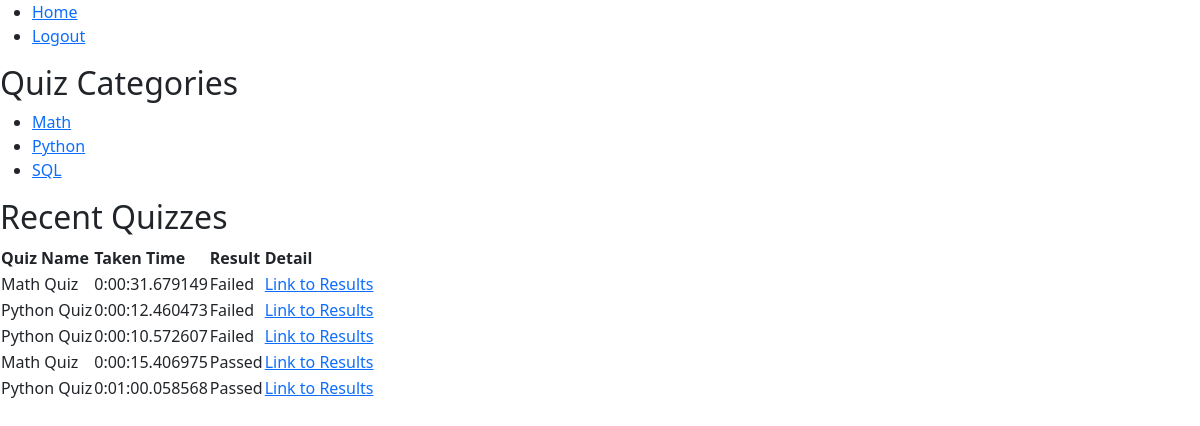
Before: /home/ (signed in) with the older database file.
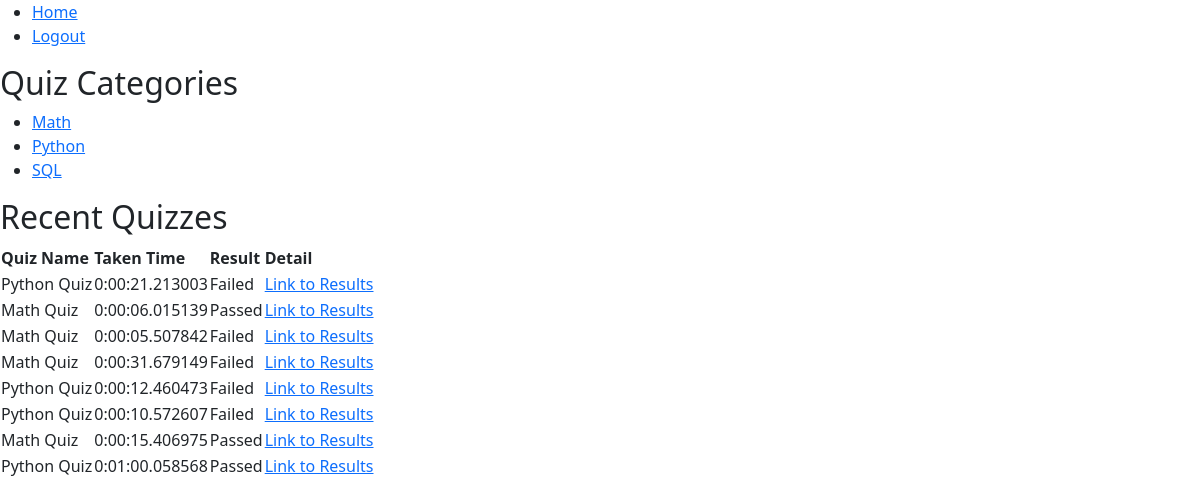
After: the same page with the newer database file.
### apps/web/models.py (models this page shows, shortened)
class Category(models.Model):
    name = models.CharField(max_length=50)
    is_active = models.BooleanField(default=True)

class Quiz(models.Model):
    user = models.ForeignKey(settings.AUTH_USER_MODEL, on_delete=models.CASCADE, related_name="quizzes_user")
    category = models.ForeignKey(Category, on_delete=models.CASCADE, related_name="quizzes_cat")
    name = models.CharField(max_length=255)
    time_start = models.DateTimeField(default=timezone.now)
    time_end = models.DateTimeField(null=True, blank=True)
    STATUS_CHOICES = (
        ('ongoing', 'Ongoing'),
        ('completed', 'Completed'),
    )
    status = models.CharField(max_length=10, choices=STATUS_CHOICES, default='ongoing')
    def calculate_duration(self):
        if self.time_end:
            return self.time_end - self.time_start
        else:
            return timezone.now() - self.time_start
    def get_score(self):
        correct_answers_count = self.quiz_questions_quiz.filter(user_choice__is_correct=True).count()
        return correct_answers_count
    def get_result(self):
        score = self.get_score()
        return 'Passed' if score >= 3 else 'Failed'

### apps/web/views.py (the view)
# urls.py: 2. Add a URL to urlpatterns:  path('', views.home, name='home')
class home(LoginRequiredMixin, ListView):
    model = Quiz
    template_name = 'home.html'
    context_object_name = 'quizzes'
    def get_context_data(self, **kwargs):
        context = super().get_context_data(**kwargs)
        context['categories'] = Category.objects.all()  # Add all categories to the context
        if self.request.user.is_authenticated:
            context['user_quizzes'] = Quiz.objects.filter(user=self.request.user).order_by('-time_start')
        return context
    def get_queryset(self):
        return Quiz.objects.all().order_by('-time_start')

### apps/web/templates/home.html
{% extends 'base.html' %}
{% load crispy_forms_tags %}
{% block content %}
    <h2>Quiz Categories</h2>
    <ul>
        {% for category in categories %}
            <li><a href="{% url 'quiz' category_name=category.name %}">{{ category.name }}</a></li>
        {% endfor %}
    </ul>
    {% if user_quizzes %}
        <h2>Recent Quizzes</h2>
        <table>
            <tr>
                <th>Quiz Name</th>
                <th>Taken Time</th>
                <th>Result</th>
                <th>Detail</th>
            </tr>
            {% for quiz in user_quizzes %}
            <tr>
                <td>{{ quiz.name }}</td>
                <td>{{ quiz.calculate_duration}}</td>
                <td>{{ quiz.get_result }}</td>
                <td><a href="{% url 'quiz_result' pk=quiz.id %}">Link to Results</a></td>
            </tr>
            {% endfor %}
        </table>
    {% endif %}
{% endblock %}

Changed rows visible on the page:
added Quiz: name "Python Quiz", calculate_duration "0:00:21.213003", get_result "Failed"
added Quiz: name "Math Quiz", calculate_duration "0:00:06.015139", get_result "Passed"
added Quiz: name "Math Quiz", calculate_duration "0:00:05.507842", get_result "Failed"
